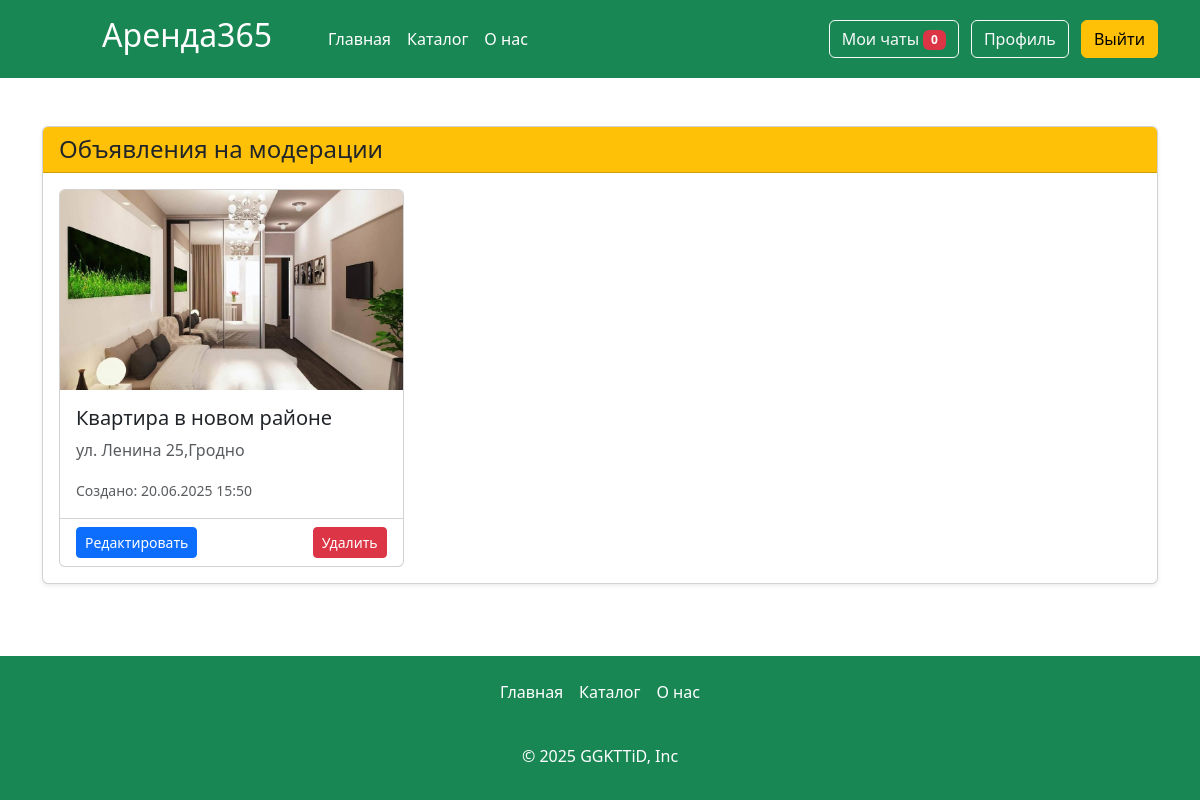
Screenshot of /moderation-articles (signed in) with the database file from the repository.
### app.py (models this page shows, shortened)
class Articles(db.Model):
    id = db.Column(db.Integer,primary_key=True)
    title = db.Column(db.String(100))
    text = db.Column(db.Text)
    image_name = db.Column(db.String(100))
    category = db.Column(db.String(100))
    price = db.Column(db.Integer)
    floor = db.Column(db.Integer)
    entrance = db.Column(db.Integer)
    type_app = db.Column(db.String(100))
    address= db.Column(db.String(100))
    count_rooms = db.Column(db.Integer)
    hide = db.Column(db.Boolean, default=True)
    created_at = db.Column(db.DateTime, default=datetime.now)
    id_user = db.Column(db.Integer, db.ForeignKey('users.id'))
    orders = db.relationship('Orders', backref='article', lazy=True)
    images = db.relationship('Image', backref='article', lazy=True, cascade="all, delete-orphan")

### app.py (the view)
@app.route('/moderation-articles')
def moderation_articles():
    if not 'name' in session:
        abort(401)
    current_user = Users.query.filter_by(email=session['name']).first()
    articles = Articles.query.filter_by(id_user=current_user.id, hide=True).all()
    return render_template("moderation_articles.html", articles=articles)

### app.py (called while the page is built)
@app.context_processor
def inject_unread_messages():
    if 'name' in session:
        current_user = Users.query.filter_by(email=session['name']).first()
        unread_count = Messages.query.filter_by(recipient_id=current_user.id, is_read=False).count()
        return dict(unread_messages=unread_count)
    return dict(unread_messages=0)

@app.context_processor
def inject_user():
    def get_user_name():
        if 'name' in session:
            return Users.query.filter_by(email=session['name']).first()
    return dict(active_user=get_user_name())

@app.context_processor
def inject_unread_count():
    if 'name' in session:
        user = Users.query.filter_by(email=session['name']).first()
        if user:
            unread_count = Notification.query.filter_by(user_id=user.id, is_read=False).count()
            return dict(unread_notifications=unread_count)
    return dict(unread_notifications=0)

### templates/moderation_articles.html (shortened to what this page needs)
{% extends 'base.html' %}
{% block main %}
<main>
    <div class="container my-5">
        <div class="card mb-4 shadow-sm">
            <div class="card-header bg-warning text-dark">
                <h4 class="my-0 fw-normal">Объявления на модерации</h4>
            </div>
            <div class="card-body">
                {% if articles %}
                    <div class="row row-cols-1 row-cols-md-2 row-cols-lg-3 g-4">
                        {% for article in articles %}
                            <div class="col">
                                <div class="card h-100">
                                    <img src="{{ url_for('static', filename='img/upload/' + article.image_name) }}"
                                         class="card-img-top"
                                         alt="{{ article.title }}"
                                         style="height: 200px; object-fit: cover;">
                                    <div class="card-body">
                                        <h5 class="card-title">{{ article.title }}</h5>
                                        <p class="card-text text-muted">{{ article.address }}</p>
                                        <p class="card-text">
                                            <small class="text-muted">
                                                Создано: {{ article.created_at.strftime('%d.%m.%Y %H:%M') }}
                                            </small>
                                        </p>
                                    </div>
                                    <div class="card-footer bg-transparent">
                                        <div class="d-flex justify-content-between">
                                            <a href="{{ url_for('card', id=article.id) }}"
                                               class="btn btn-sm btn-primary">
                                                Редактировать
                                            </a>
                                            <a href="{{ url_for('delete_article', id=article.id) }}"
                                               class="btn btn-sm btn-danger"
                                               onclick="return confirm('Вы уверены, что хотите удалить это объявление?')">
                                                Удалить
                                            </a>
                                        </div>
                                    </div>
                                </div>
                            </div>
                        {% endfor %}
                    </div>
                {% else %}
                    <div class="text-center py-4">
                        <i class="bi bi-check-circle fs-1 text-success"></i>
                        <p class="text-muted">У вас нет объявлений на модерации</p>
                    </div>
                {% endif %}
            </div>
        </div>
    </div>
</main>
{% endblock %}

### static/css/style.css (style rules this page uses)
html { height: 100%; }
body { display: flex; flex-direction: column; height: 100%; background-color: #ffff; border-radius: 30px; }
main { flex: 1 0 auto; }
.card { transition: box-shadow 0.3s; }

### rows the page displays
Articles: image_name (picture), title "Квартира в новом районе", address "ул. Ленина 25,Гродно", created_at "20.06.2025 15:50"

### other values shown
{{ unread_messages }} "0"
